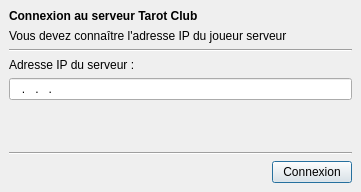
<?xml version="1.0" encoding="UTF-8"?>
<ui version="4.0">
 <class>NetClientUI</class>
 <widget class="QDialog" name="NetClientUI">
  <property name="geometry">
   <rect>
    <x>0</x>
    <y>0</y>
    <width>361</width>
    <height>192</height>
   </rect>
  </property>
  <property name="windowTitle">
   <string>Assistant connexion</string>
  </property>
  <property name="sizeGripEnabled">
   <bool>false</bool>
  </property>
  <property name="modal">
   <bool>true</bool>
  </property>
  <layout class="QVBoxLayout">
   <property name="spacing">
    <number>6</number>
   </property>
   <property name="margin">
    <number>9</number>
   </property>
   <item>
    <layout class="QVBoxLayout">
     <property name="spacing">
      <number>6</number>
     </property>
     <property name="margin">
      <number>0</number>
     </property>
     <item>
      <widget class="QLabel" name="label_2">
       <property name="text">
        <string>&lt;html&gt;&lt;head&gt;&lt;meta name=&quot;qrichtext&quot; content=&quot;1&quot; /&gt;&lt;/head&gt;&lt;body style=&quot; white-space: pre-wrap; font-family:MS Shell Dlg; font-weight:400; font-style:normal; text-decoration:none;&quot;&gt;&lt;p style=&quot; margin-top:0px; margin-bottom:0px; margin-left:0px; margin-right:0px; -qt-block-indent:0; text-indent:0px;&quot;&gt;&lt;span style=&quot; font-weight:600; color:#000000;&quot;&gt;Connexion au serveur Tarot Club&lt;/span&gt;&lt;/p&gt;&lt;/body&gt;&lt;/html&gt;</string>
       </property>
      </widget>
     </item>
     <item>
      <widget class="QLabel" name="label_3">
       <property name="text">
        <string>&lt;!DOCTYPE HTML PUBLIC &quot;-//W3C//DTD HTML 4.0//EN&quot; &quot;http://www.w3.org/TR/REC-html40/strict.dtd&quot;&gt;
&lt;html&gt;&lt;head&gt;&lt;meta name=&quot;qrichtext&quot; content=&quot;1&quot; /&gt;&lt;style type=&quot;text/css&quot;&gt;
p, li { white-space: pre-wrap; }
&lt;/style&gt;&lt;/head&gt;&lt;body style=&quot; font-family:'DejaVu Sans'; font-size:9pt; font-weight:400; font-style:normal;&quot;&gt;
&lt;p style=&quot; margin-top:0px; margin-bottom:0px; margin-left:0px; margin-right:0px; -qt-block-indent:0; text-indent:0px;&quot;&gt;&lt;span style=&quot; font-family:'MS Shell Dlg'; color:#000000;&quot;&gt;Vous devez connaître l'adresse IP du joueur serveur&lt;/span&gt;&lt;/p&gt;&lt;/body&gt;&lt;/html&gt;</string>
       </property>
       <property name="textFormat">
        <enum>Qt::AutoText</enum>
       </property>
      </widget>
     </item>
    </layout>
   </item>
   <item>
    <widget class="Line" name="line">
     <property name="orientation">
      <enum>Qt::Horizontal</enum>
     </property>
    </widget>
   </item>
   <item>
    <widget class="QLabel" name="TextLabel2_2_2_2">
     <property name="sizePolicy">
      <sizepolicy hsizetype="Minimum" vsizetype="Minimum">
       <horstretch>0</horstretch>
       <verstretch>0</verstretch>
      </sizepolicy>
     </property>
     <property name="text">
      <string>Adresse IP du serveur :</string>
     </property>
    </widget>
   </item>
   <item>
    <widget class="QLineEdit" name="ipAddress">
     <property name="cursor">
      <cursorShape>IBeamCursor</cursorShape>
     </property>
     <property name="inputMask">
      <string>000.000.000.000; </string>
     </property>
     <property name="text">
      <string>...</string>
     </property>
     <property name="maxLength">
      <number>15</number>
     </property>
    </widget>
   </item>
   <item>
    <spacer>
     <property name="orientation">
      <enum>Qt::Vertical</enum>
     </property>
     <property name="sizeHint" stdset="0">
      <size>
       <width>20</width>
       <height>40</height>
      </size>
     </property>
    </spacer>
   </item>
   <item>
    <widget class="Line" name="line_2">
     <property name="orientation">
      <enum>Qt::Horizontal</enum>
     </property>
    </widget>
   </item>
   <item>
    <layout class="QHBoxLayout">
     <property name="spacing">
      <number>6</number>
     </property>
     <property name="margin">
      <number>0</number>
     </property>
     <item>
      <spacer>
       <property name="orientation">
        <enum>Qt::Horizontal</enum>
       </property>
       <property name="sizeHint" stdset="0">
        <size>
         <width>40</width>
         <height>20</height>
        </size>
       </property>
      </spacer>
     </item>
     <item>
      <widget class="QPushButton" name="pushButton">
       <property name="text">
        <string>Connexion</string>
       </property>
      </widget>
     </item>
    </layout>
   </item>
  </layout>
 </widget>
 <layoutdefault spacing="6" margin="11"/>
 <pixmapfunction>qPixmapFromMimeSource</pixmapfunction>
 <resources/>
 <connections/>
</ui>
